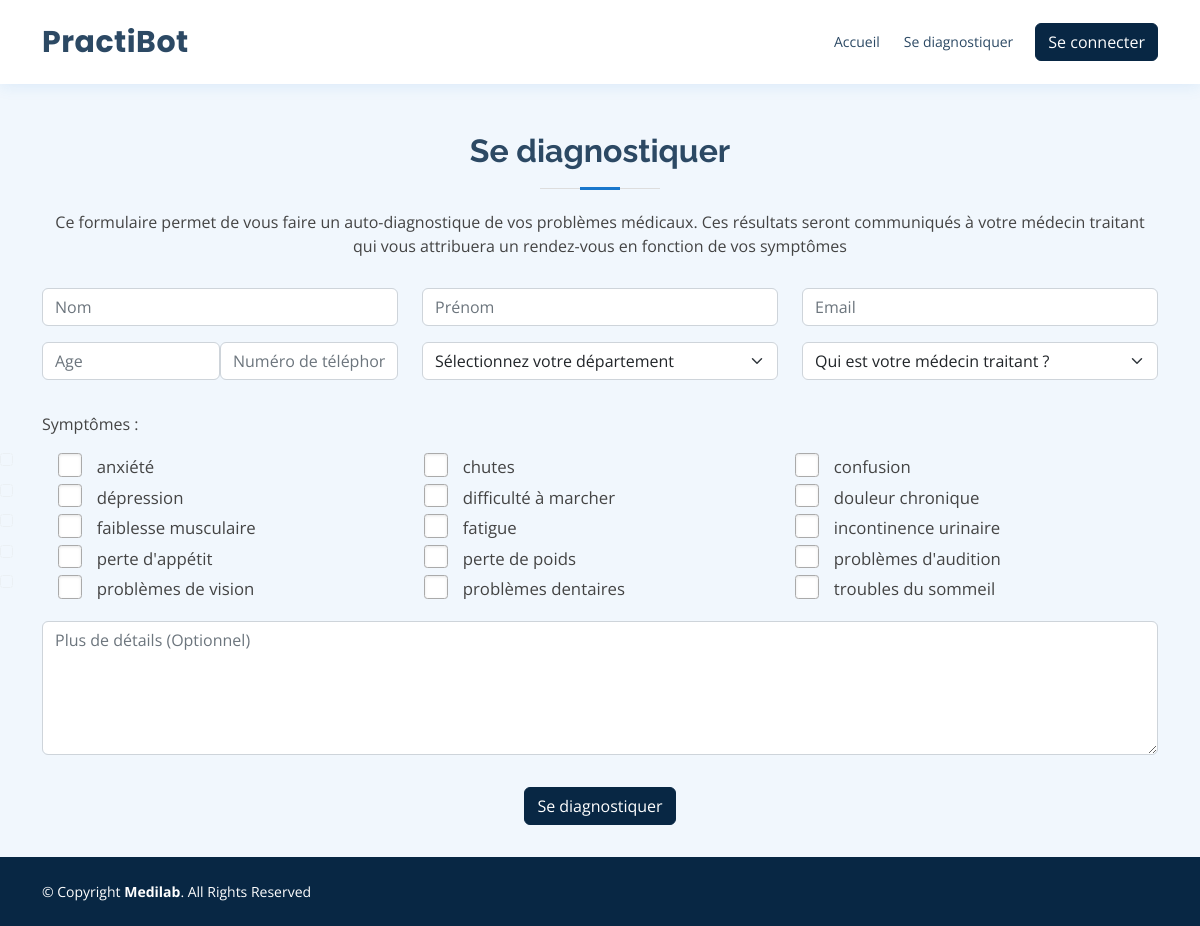
/pages/form.php?form=3, run on the app's committed database.
### tables this page shows
CREATE TABLE `specialite_symptome` (
  `id_spe_symptome` int(11) NOT NULL,
  `id_spe` int(11) NOT NULL,
  `id_symptome` int(11) NOT NULL
);

CREATE TABLE `symptome` (
  `id_symptome` int(11) NOT NULL,
  `nom` varchar(50) NOT NULL
);

### components/symptomes.php (the view)
<table class="tabForm">
    <tr>
        <?php
        $stmt = $conn->prepare("SELECT * FROM specialite_symptome ss INNER JOIN symptome s ON ss.id_symptome = s.id_symptome WHERE id_spe = :form ORDER BY s.nom");
        $stmt->bindParam(':form', $form);
        $stmt->execute();
        $i = 0;
        $j = 0;
        while ($row = $stmt->fetch(PDO::FETCH_ASSOC)) {
            $j = $j + 1;
            if ($i == 3 ) {
                echo "</tr>";
                echo "<tr>";
                $i = 0;
            }
            echo "<td>";
            echo "<div>";
            echo "<input type='checkbox' id='" . $j . "' name='" . $j . "'>";
            echo "<label for='" . $j . "'>" . $row['nom'] . "</label>";
            echo "</div>";
            echo "</td>";
            $i = $i + 1;
        }
        ?>
    </tr>
</table>

### assets/css/style.css (style rules this page uses)
body { font-family: "Open Sans", sans-serif; color: #444444; padding-top: 4.3%; }
footer { bottom: 0; width: 100%; position: sticky; }
.section-bg { background-color: #f1f7fd; }
#footer { color: #fff; font-size: 14px; background: #082744; }
.tabForm { margin: 0; width: 100%; }
td { padding-left: 1rem; padding-right: 1rem; }
[type="checkbox"] { position: absolute; left: 0; opacity: 0.01; }
[type="checkbox"]+label { position: relative; padding-left: 2.3em; font-size: 1.05em; line-height: 1.7; cursor: pointer; }
input[type="checkbox"]:not(:checked)+label::before, input[type="checkbox"]:checked+label::before { content: ''; position: absolute; left: 0; top: 0; width: 1.4em; height: 1.4em; border: 1px solid #aaa; background: #FFF; border-radius: .2em; box-shadow: inset 0 1px 3px rgba(0, 0, 0, .1), 0 0 0 rgba(8,39,68, .2); transition: all .275s; }
input[type="checkbox"]:not(:checked)+label::after, input[type="checkbox"]:checked+label::after { content: '✕'; speak: never; position: absolute; top: .45em; left: .1em; font-size: 1.4em; color: #082744; line-height: 0; transition: all .2s; }
input[type="checkbox"]:not(:checked)+label::after { opacity: 0; transform: scale(0) rotate(45deg); }

### data on the page
specialite_symptome: id_symptome.nom "anxiété"
specialite_symptome: id_symptome.nom "chutes"
specialite_symptome: id_symptome.nom "confusion"
specialite_symptome: id_symptome.nom "dépression"
specialite_symptome: id_symptome.nom "difficulté à marcher"
specialite_symptome: id_symptome.nom "douleur chronique"
specialite_symptome: id_symptome.nom "faiblesse musculaire"
specialite_symptome: id_symptome.nom "fatigue"
specialite_symptome: id_symptome.nom "incontinence urinaire"
specialite_symptome: id_symptome.nom "perte d'appétit"
specialite_symptome: id_symptome.nom "perte de poids"
specialite_symptome: id_symptome.nom "problèmes d'audition"
specialite_symptome: id_symptome.nom "problèmes de vision"
specialite_symptome: id_symptome.nom "problèmes dentaires"
specialite_symptome: id_symptome.nom "troubles du sommeil"
